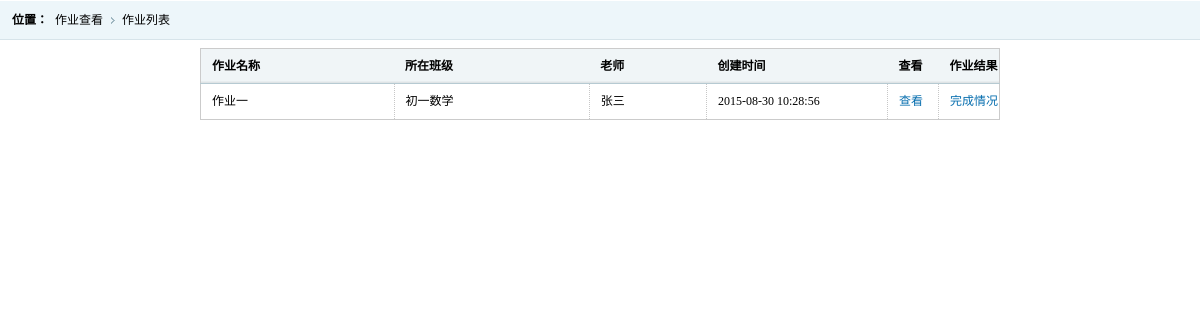
Page /studentviews/studentoldhmwork.php?id=18 (signed in) on the committed database.
### tables this page shows
CREATE TABLE `hw_hmwork` (
  `hmworkid` int(11) NOT NULL AUTO_INCREMENT,
  `hmworktitle` varchar(1024) DEFAULT NULL,
  `hmworkrequire` varchar(4096) DEFAULT NULL,
  `hmworkcontent` text,
  `hmworkstate` int(11) DEFAULT NULL,
  `hwclassid` int(11) DEFAULT NULL,
  `teacherid` int(11) DEFAULT NULL,
  `createtime` varchar(32) DEFAULT NULL,
  PRIMARY KEY (`hmworkid`)
);

CREATE TABLE `hw_class` (
  `hwclassid` int(11) NOT NULL AUTO_INCREMENT,
  `hwclassname` varchar(256) DEFAULT NULL,
  `hwclassdesc` varchar(2048) DEFAULT NULL,
  `classtime` timestamp NULL DEFAULT NULL ON UPDATE CURRENT_TIMESTAMP,
  PRIMARY KEY (`hwclassid`)
);

CREATE TABLE `hw_user` (
  `userid` int(11) NOT NULL AUTO_INCREMENT,
  `username` varchar(32) DEFAULT NULL,
  `userdisplay` varchar(32) DEFAULT NULL,
  `userpassword` varchar(32) DEFAULT NULL,
  `usertype` int(11) DEFAULT NULL,
  `usertime` timestamp NULL DEFAULT NULL ON UPDATE CURRENT_TIMESTAMP,
  PRIMARY KEY (`userid`)
);

### phplibs/db.php (called while the page is built, shortened)
<?php
class DB
{
    private $link_id;
    private $is_log;
    private $time;
    public function __construct()
    {
        $this->time = $this->microtime_float();
        require ("config.db.php");
        $this->is_log = $db_config["log"];
        if ($this->is_log) {
            $handle = fopen($db_config["logfilepath"] . "dblog.txt", "a+");
            $this->handle = $handle;
        }
    }
    public function connect($dbhost, $dbuser, $dbpw, $dbname, $pconnect = 0, $charset =
        'utf8')
    {
        if ($pconnect == 0) {
            $this->link_id = @mysql_connect($dbhost, $dbuser, $dbpw, true);
            if (!$this->link_id) {
                $this->halt("数据库连接失败");
            }
        } else {
            $this->link_id = @mysql_pconnect($dbhost, $dbuser, $dbpw);
        }
    }
    public function query($sql)
    {
        $query = mysql_query($sql, $this->link_id);
        return $query;
    }
    public function free_result()
    {
        $void = func_get_args();
    }
    public function __destruct()
    {
        $use_time = ($this->microtime_float()) - ($this->time);
    }
    public function write_log($msg = '')
    {
        if ($this->is_log) {
            $text = date("Y-m-d H:i:s") . " " . $msg . "\r\n";
        }
    }
    public function microtime_float()
    {
        list($usec, $sec) = explode(" ", microtime());
        return ((float)$usec + (float)$sec);
    }
}
?>

### phplibs/config.db.php (called while the page is built)
<?php
    $db_config["hostname"] = "localhost";
    $db_config["username"] = "root";
    $db_config["password"] = "";
    $db_config["database"] = "homework";
    $db_config["charset"] = "utf8";
    $db_config["pconnect"] = 1;
    $db_config["log"] = 1;
    $db_config["logfilepath"] = './';
?>

### phplibs/hmworkhelper.php (called while the page is built, shortened)
<?php
require_once ('db.php');
class hmwork
{
    function setvalues($row)
    {
        if (isset($row['hmworkid']))
            $this->hmworkid = $row['hmworkid'];
        if (isset($row['createtime']))
            $this->createtime = $row['createtime'];
        if (isset($row['hwclassname']))
            $this->hwclassname = $row['hwclassname'];
        if (isset($row['userdisplay']))
            $this->userdisplay = $row['userdisplay'];
    }
    public static function getstudentoldhmwork($studentid)
    {
        $sql = "select hk.hmworkid,hk.hmworktitle,hk.createtime,class.hwclassname ,us.userdisplay
        from hw_hmwork hk,hw_class class,hw_classstudent cs ,hw_user us
        where hk.hwclassid=class.hwclassid and
        hk.hwclassid = cs.hwclassid and us.userid = hk.teacherid and
        cs.studentid = '" . $studentid . "' and hk.hmworkid in
        (select hmworkid from hw_hmworksub where studentid = '" . $studentid .
            "') ORDER BY hk.hmworkid DESC";
        $db = new DB();
        $query = $db->query($sql);
        $rc = array();
        while ($row = mysql_fetch_array($query, MYSQL_ASSOC)) {
            $info = new hmwork();
            $info->setvalues($row);
            $rc[] = $info;
        }
        return $rc;
    }
}
?>

### studentviews/studentoldhmwork.php (the view, shortened to what this page needs)
<?php
require_once ("../phplibs/hmworkhelper.php");
?>
<!DOCTYPE html PUBLIC "-//W3C//DTD XHTML 1.0 Transitional//EN" "http://www.w3.org/TR/xhtml1/DTD/xhtml1-transitional.dtd">
<html xmlns="http://www.w3.org/1999/xhtml">
<head>
<link href="../styles/css/style.css" rel="stylesheet" type="text/css" />
</head>
<body>
<div class="place">
    <span>位置：</span>
    <ul class="placeul">
    <li>作业查看</li>
    <li>作业列表</li>
    </ul>
</div>
<div class="mainframeinfo">
<table class="tablelist">
    <thead>
    <tr>
        <th>作业名称</th>
        <th>所在班级</th>
		<th>老师</th>
        <th>创建时间</th>
        <th>查看</th>
        <th>作业结果</th>
    </tr>
    </thead>
    <tbody>
<?php
if ($_SERVER["REQUEST_METHOD"] == "GET") {
    if (!isset($_GET['id'])) {
        echo "<br><font color=\"#FF0000\">参数错误</font></br>";
        exit();
    } else {
        $hmwks = hmwork::getstudentoldhmwork($_GET['id']);
        if ($hmwks != null) {
            foreach ($hmwks as $hk) {
                echo "<tr>
            <td>" . $hk->hmworktitle . "</td>
            <td>" . $hk->hwclassname . "</td>
            <td>" . $hk->userdisplay . "</td>
            <td width=\"180\">" . $hk->createtime . "</td>
            <td width=\"50\"><a href=\"../commonviews/showhmwork.php?id=" . $hk->
                    hmworkid . "\" class=\"tablelink\">查看</a></td>
            <td width=\"60\"><a href=\"../commonviews/ShowhmworkResault.php?hmid=" .
                    $hk->hmworkid . "&uid=" . $_GET['id'] . "\" class=\"tablelink\">完成情况</a></td>
            </tr>";
            }
        }
    }
}
?>
</tbody>
</table>
</div>
</body>
</html>

### styles/css/style.css (style rules this page uses)
* { font-size:9pt;border:0;margin:0;padding:0; }
body { font-family:'微软雅黑'; margin:0 auto;min-width:980px; }
ul { display:block;margin:0;padding:0;list-style:none; }
li { display:block;margin:0;padding:0;list-style: none; }
dl,dt,dd,span { margin:0;padding:0;display:block; }
a,a:focus { text-decoration:none;color:#000;outline:none;blr:expression(this.onFocus=this.blur()); }
table { border-collapse:collapse;border-spacing: 0; }
.place { height:40px; background:url(../images/righttop.gif) repeat-x; }
.place span { line-height:40px; font-weight:bold;float:left; margin-left:12px; }
.placeul li { float:left; line-height:40px; padding-left:7px; padding-right:12px; background:url(../images/rlist.gif) no-repeat right; }
.placeul li:last-child { background:none; }
.mainframeinfo { padding:8px 200px; }
.tablelist { border:solid 1px #cbcbcb; width:100%; clear:both; }
.tablelist th { background:url(../images/th.gif) repeat-x; height:34px; line-height:34px; border-bottom:solid 1px #b6cad2; text-indent:11px; text-align:left; }
.tablelist td { line-height:35px; text-indent:11px; border-right: dotted 1px #c7c7c7; }
.tablelink { color:#056dae; }

### rows in the picture
hw_hmwork: hmworktitle "作业一", hwclassid.hwclassname "初一数学", hw_user.userdisplay "张三", createtime "2015-08-30 10:28:56"
